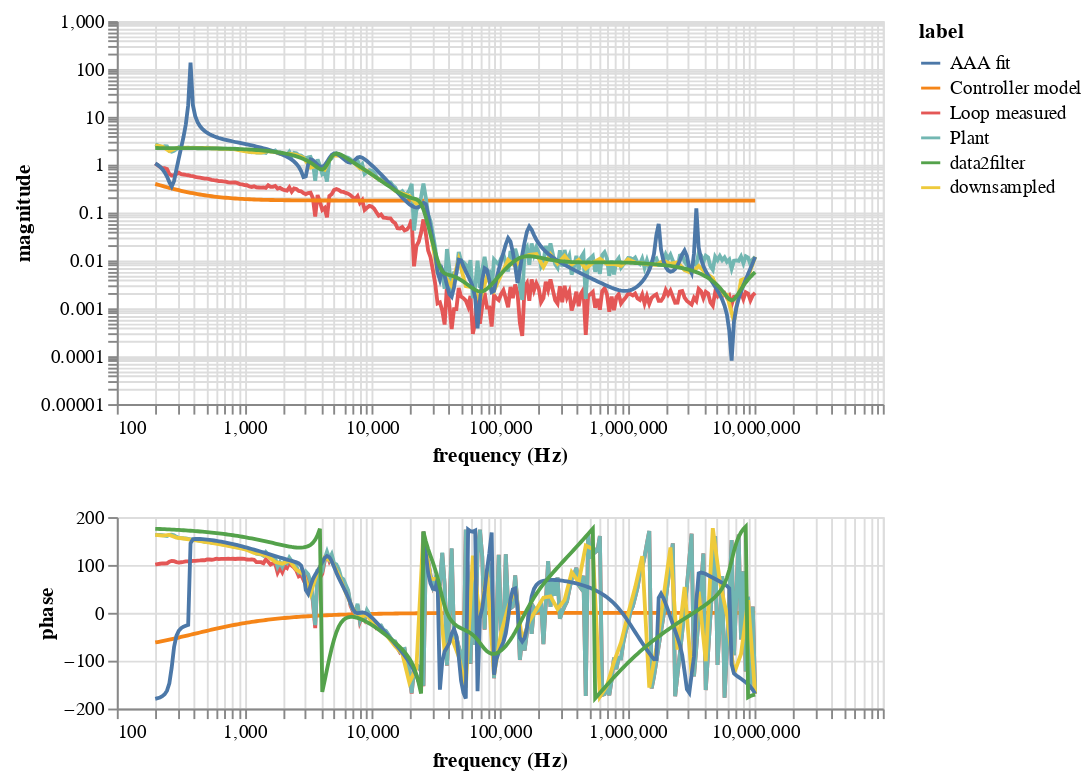

Notebook code for this chart:
### Code cell
magnitudechart = alt.Chart(alldata).mark_line().encode(
    x=alt.X('frequency (Hz):Q').scale(type="log"),
    y=alt.Y('magnitude:Q').scale(type="log"),
    color='label:N',
).properties(
    width=400,
    height=200
)

phasechart = alt.Chart(alldata).mark_line().encode(
    x=alt.X('frequency (Hz):Q').scale(type="log"),
    y=alt.Y('phase:Q'),
    color='label:N',
).properties(
    width=400,
    height=100
)

chart = alt.vconcat(magnitudechart,phasechart)
chart

### Figure 1 — Vega-Lite specification as saved in the notebook (floating-point values rounded to 4 significant figures; data arrays with more than 128 entries replaced by an {"elided": "..."} marker saying what was removed)
{"config": {"view": {"continuousWidth": 300, "continuousHeight": 300}}, "vconcat": [{"mark": {"type": "line"}, "encoding": {"color": {"field": "label", "type": "nominal"}, "x": {"field": "frequency (Hz)", "scale": {"type": "log"}, "type": "quantitative"}, "y": {"field": "magnitude", "scale": {"type": "log"}, "type": "quantitative"}}, "height": 200, "width": 400}, {"mark": {"type": "line"}, "encoding": {"color": {"field": "label", "type": "nominal"}, "x": {"field": "frequency (Hz)", "scale": {"type": "log"}, "type": "quantitative"}, "y": {"field": "phase", "type": "quantitative"}}, "height": 100, "width": 400}], "data": {"name": "data-8554eae9b627bc16e7b26d96f57625a1"}, "$schema": "https://vega.github.io/schema/vega-lite/v5.16.3.json", "datasets": {"data-8554eae9b627bc16e7b26d96f57625a1": {"elided": "1366 records"}}}
